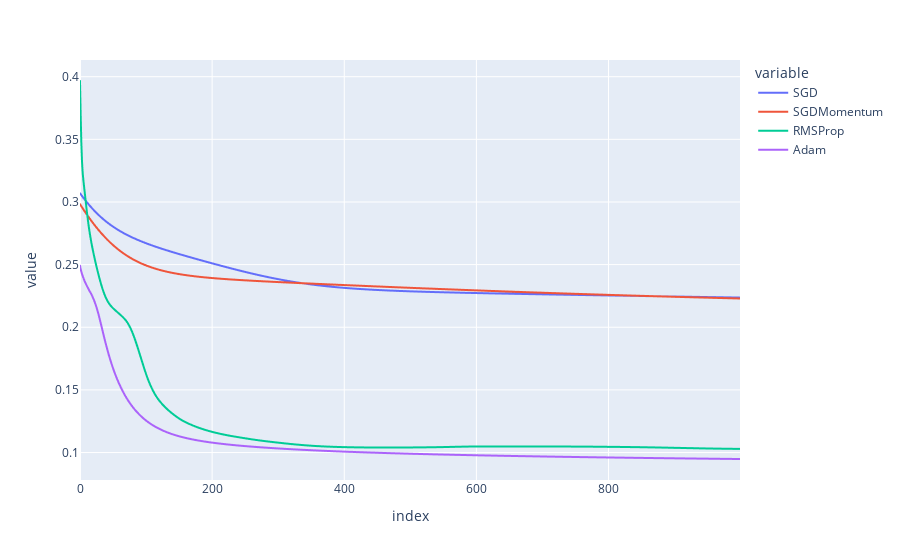

Notebook cell for this chart:
### Code cell
fig = px.line({
    'SGD':losses[0],
    'SGDMomentum':losses[1],
    'RMSProp':losses[2],
    'Adam':losses[3]
    })
fig.show()

### Figure 1 — Plotly figure (JSON) as saved in the notebook; plotly's stock layout.template omitted (floating-point values rounded to 4 significant figures; data arrays with more than 128 entries replaced by an {"elided": "..."} marker saying what was removed)
{"data": [{"hovertemplate": "variable=SGD<br>index=%{x}<br>value=%{y}<extra></extra>", "legendgroup": "SGD", "line": {"color": "#636efa", "dash": "solid"}, "marker": {"symbol": "circle"}, "mode": "lines", "name": "SGD", "showlegend": true, "type": "scattergl", "x": {"elided": "1000 int values"}, "xaxis": "x", "y": {"elided": "1000 float values"}, "yaxis": "y"}, {"hovertemplate": "variable=SGDMomentum<br>index=%{x}<br>value=%{y}<extra></extra>", "legendgroup": "SGDMomentum", "line": {"color": "#EF553B", "dash": "solid"}, "marker": {"symbol": "circle"}, "mode": "lines", "name": "SGDMomentum", "showlegend": true, "type": "scattergl", "x": {"elided": "1000 int values"}, "xaxis": "x", "y": {"elided": "1000 float values"}, "yaxis": "y"}, {"hovertemplate": "variable=RMSProp<br>index=%{x}<br>value=%{y}<extra></extra>", "legendgroup": "RMSProp", "line": {"color": "#00cc96", "dash": "solid"}, "marker": {"symbol": "circle"}, "mode": "lines", "name": "RMSProp", "showlegend": true, "type": "scattergl", "x": {"elided": "1000 int values"}, "xaxis": "x", "y": {"elided": "1000 float values"}, "yaxis": "y"}, {"hovertemplate": "variable=Adam<br>index=%{x}<br>value=%{y}<extra></extra>", "legendgroup": "Adam", "line": {"color": "#ab63fa", "dash": "solid"}, "marker": {"symbol": "circle"}, "mode": "lines", "name": "Adam", "showlegend": true, "type": "scattergl", "x": {"elided": "1000 int values"}, "xaxis": "x", "y": {"elided": "1000 float values"}, "yaxis": "y"}], "layout": {"legend": {"title": {"text": "variable"}, "tracegroupgap": 0}, "margin": {"t": 60}, "xaxis": {"anchor": "y", "domain": [0, 1], "title": {"text": "index"}}, "yaxis": {"anchor": "x", "domain": [0, 1], "title": {"text": "value"}}}}
